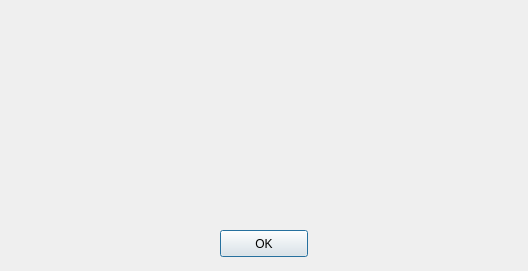
<?xml version="1.0" encoding="UTF-8"?>
<ui version="4.0">
 <class>HelpWindow</class>
 <widget class="QDialog" name="HelpWindow">
  <property name="geometry">
   <rect>
    <x>0</x>
    <y>0</y>
    <width>528</width>
    <height>271</height>
   </rect>
  </property>
  <property name="sizePolicy">
   <sizepolicy hsizetype="Minimum" vsizetype="Minimum">
    <horstretch>0</horstretch>
    <verstretch>0</verstretch>
   </sizepolicy>
  </property>
  <property name="windowTitle">
   <string>Dialog</string>
  </property>
  <property name="layoutDirection">
   <enum>Qt::LeftToRight</enum>
  </property>
  <widget class="QPushButton" name="pushButton">
   <property name="geometry">
    <rect>
     <x>220</x>
     <y>230</y>
     <width>88</width>
     <height>27</height>
    </rect>
   </property>
   <property name="text">
    <string>OK</string>
   </property>
  </widget>
  <widget class="QLabel" name="label">
   <property name="geometry">
    <rect>
     <x>30</x>
     <y>120</y>
     <width>101</width>
     <height>101</height>
    </rect>
   </property>
   <property name="text">
    <string/>
   </property>
   <property name="pixmap">
    <pixmap resource="imagenes.qrc">:/tablero.png</pixmap>
   </property>
   <property name="scaledContents">
    <bool>true</bool>
   </property>
  </widget>
 </widget>
 <resources>
  <include location="imagenes.qrc"/>
  <include location="imagenes.qrc"/>
 </resources>
 <connections/>
</ui>
